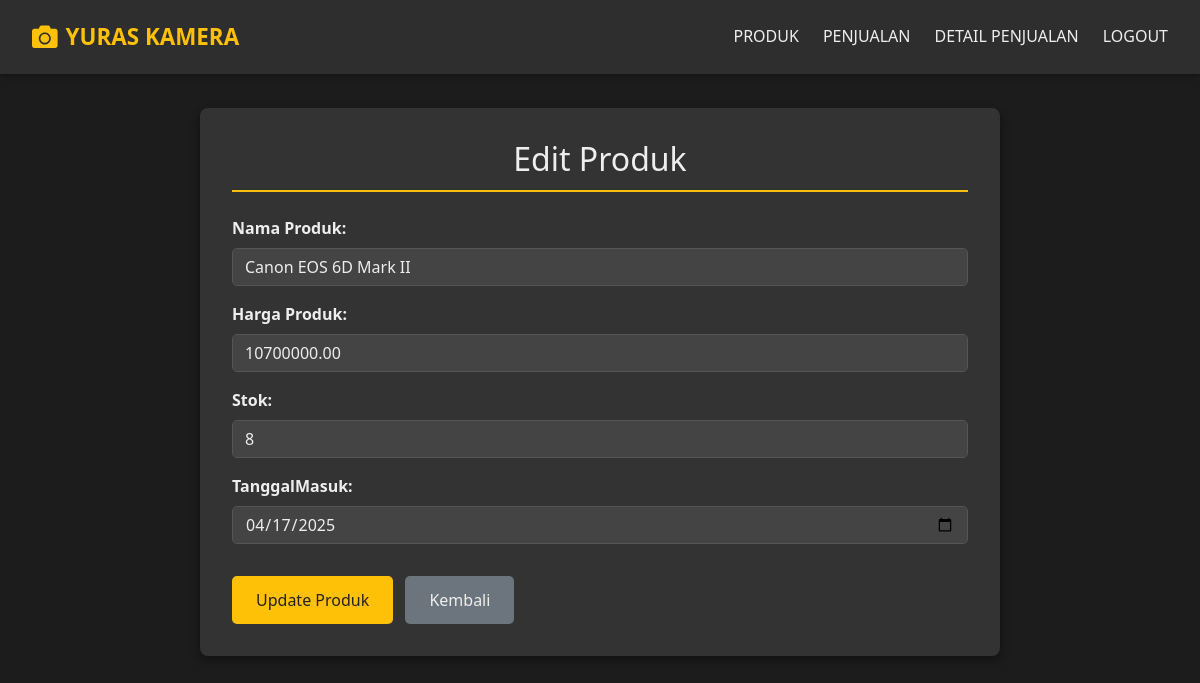
The page /edit.php?id=31 on the database its author committed.
### tables this page shows
CREATE TABLE `produk` (
  `ProdukID` int(11) NOT NULL,
  `NamaProduk` varchar(25) DEFAULT NULL,
  `Harga` decimal(10,2) DEFAULT NULL,
  `Stok` int(11) DEFAULT NULL,
  `TanggalMasuk` date DEFAULT NULL,
  `user_id` int(11) DEFAULT NULL
);

### edit.php (the view, shortened to what this page needs)
<?php
include("koneksi.php");
$ProdukID = $_GET["id"];
$sql = "SELECT * FROM produk WHERE ProdukID=$ProdukID";
$result = mysqli_query($koneksi, $sql);
$barang = mysqli_fetch_assoc($result);
?>
<!DOCTYPE html>
<html lang="id">
<head>
    <link rel="stylesheet" href="https://stackpath.bootstrapcdn.com/bootstrap/4.5.2/css/bootstrap.min.css">
    <link href="https://cdnjs.cloudflare.com/ajax/libs/font-awesome/5.15.3/css/all.min.css" rel="stylesheet"/>
</head>
<body>
<header class="header">
    <a href="index.php" class="logo">
        <i class="fas fa-camera logo-icon"></i> YURAS KAMERA
    </a>
    <nav class="nav">
        <a class="nav-link" href="tampil_produk.php">PRODUK</a>
        <a class="nav-link" href="data_penjualan.php">PENJUALAN</a>
        <a class="nav-link" href="detail_penjualan.php">DETAIL PENJUALAN</a>
        <a class="nav-link" href="logout.php">LOGOUT</a>
    </nav>
</header>
    <div class="container mt-5">
        <h2>Edit Produk</h2>
        <form action="update.php" method="POST">
            <div class="form-group">
                <label for="NamaProduk">Nama Produk:</label>
                <input type="text" name="NamaProduk" class="form-control" value="<?php echo $barang['NamaProduk']; ?>" required>
            </div>
            <div class="form-group">
                <label for="Harga">Harga Produk:</label>
                <input type="number" name="Harga" class="form-control" value="<?php echo $barang['Harga']; ?>" required>
            </div>
            <div class="form-group">
                <label for="Stok">Stok:</label>
                <input type="number" name="Stok" class="form-control" value="<?php echo $barang['Stok']; ?>" required>
            </div>
            <div class="form-group">
                <label for="TanggalMasuk">TanggalMasuk:</label>
                <input type="date" name="TanggalMasuk" class="form-control" value="<?php echo $barang['TanggalMasuk']; ?>" required>
            </div>
            <button type="submit" class="btn btn-primary">Update Produk</button>
            <a href="tampil_produk.php" class="btn btn-secondary">Kembali</a>
        </form>
    </div>
</body>
</html>

### edit.php (style rules this page uses)
body { font-family: 'Segoe UI', Tahoma, Geneva, Verdana, sans-serif; background-color: #1c1c1c; color: #eee; margin: 0; padding-top: 60px; }
.header { background-color: #2e2e2e; box-shadow: 0 2px 5px rgba(0, 0, 0, 0.3); padding: 1rem 2rem; display: flex; justify-content: space-between; align-items: center; position: fixed; top: 0; left: 0; width: 100%; z-index: 1000; }
.logo { font-size: 1.4rem; font-weight: bold; color: #ffc107; text-decoration: none; display: flex; align-items: center; }
.logo-icon { margin-right: 0.5rem; font-size: 1.6rem; }
.nav { display: flex; }
.nav-link { color: #eee; text-decoration: none; margin-left: 1.5rem; transition: color 0.3s ease, transform 0.2s ease-in-out; padding: 0.5rem 0; border-bottom: 2px solid transparent; }
.container { max-width: 800px; margin: 80px auto 40px auto; padding: 2rem; border-radius: 8px; background-color: #333; box-shadow: 0 4px 10px rgba(0, 0, 0, 0.4); color: #eee; }
h2 { text-align: center; margin-bottom: 1.5rem; color: #eee; border-bottom: 2px solid #ffc107; padding-bottom: 0.7rem; }
.form-group label { color: #eee; font-weight: bold; margin-bottom: 0.5rem; display: block; }
.form-control { border: 1px solid #555; border-radius: 5px; padding: 0.75rem; margin-bottom: 1rem; width: 100%; box-sizing: border-box; background-color: #444; color: #eee; }
.btn-primary, .btn-secondary { background-color: #ffc107; border: none; color: #222; padding: 0.75rem 1.5rem; border-radius: 5px; cursor: pointer; transition: background-color 0.3s, transform 0.3s; margin-top: 1rem; display: inline-block; text-decoration: none; }
.btn-secondary { background-color: #6c757d; color: #eee; margin-left: 0.5rem; }

### rows shown on the page
produk: NamaProduk "Canon EOS 6D Mark II", Harga "10700000.00", Stok "8", TanggalMasuk "04/17/2025"
